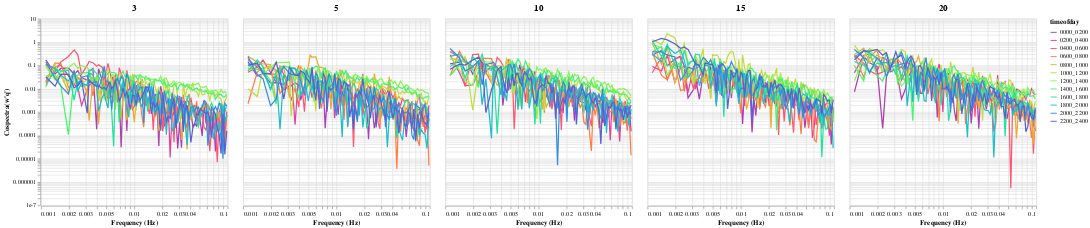

Here is the notebook cell this chart was saved with:
### Code cell
src = diurnal_df[diurnal_df.height.isin([3,5,10,15,20])].query("tower == 'c'")
src.cospectrum = np.abs(src.cospectrum)
alt.Chart(
    src
).transform_window(
    rolling_avg = 'mean(cospectrum)',
    frame = [-2, 2],
    groupby=['timeofday', 'height']
).mark_line().encode(
    alt.X("frequency:Q").scale(type='log').title("Frequency (Hz)"),
    alt.Y("cospectrum:Q").scale(type='log').title("Cospectra(w'q')"),
    alt.Color("timeofday:O").scale(scheme='rainbow'),
    alt.Facet("height:O").title(None).header(labelFontSize=14, labelFontStyle='bold'),
    tooltip='timeofday'
)

### Figure 1 — Vega-Lite specification as saved in the notebook (floating-point values rounded to 4 significant figures; data arrays with more than 128 entries replaced by an {"elided": "..."} marker saying what was removed)
{"config": {"view": {"continuousWidth": 300, "continuousHeight": 300}}, "data": {"name": "data-08e11bc95b60dc36dc942b3f6dba437c"}, "mark": {"type": "line"}, "encoding": {"color": {"field": "timeofday", "scale": {"scheme": "rainbow"}, "type": "ordinal"}, "facet": {"field": "height", "header": {"labelFontSize": 14, "labelFontStyle": "bold"}, "title": null, "type": "ordinal"}, "tooltip": {"field": "timeofday", "type": "nominal"}, "x": {"field": "frequency", "scale": {"type": "log"}, "title": "Frequency (Hz)", "type": "quantitative"}, "y": {"field": "cospectrum", "scale": {"type": "log"}, "title": "Cospectra(w'q')", "type": "quantitative"}}, "transform": [{"window": [{"op": "mean", "field": "cospectrum", "as": "rolling_avg"}], "frame": [-2, 2], "groupby": ["timeofday", "height"]}], "$schema": "https://vega.github.io/schema/vega-lite/v5.17.0.json", "datasets": {"data-08e11bc95b60dc36dc942b3f6dba437c": {"elided": "4740 records"}}}
